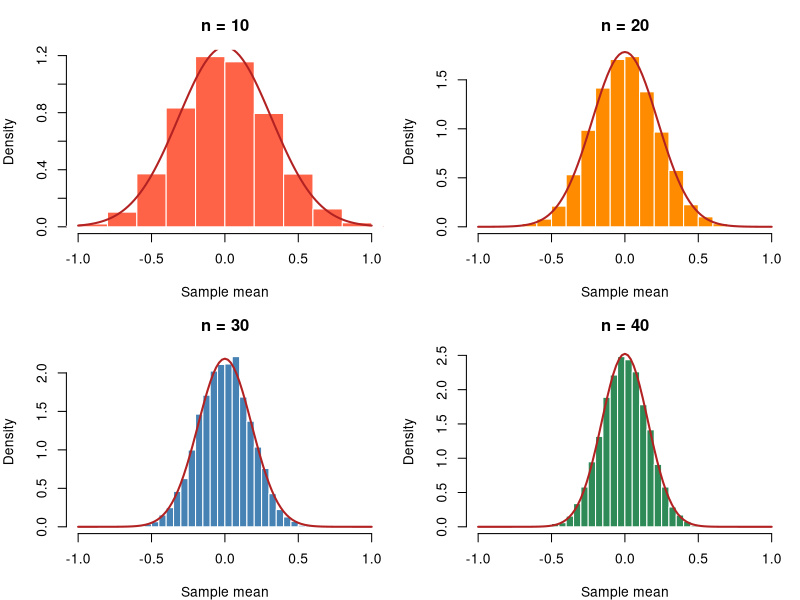
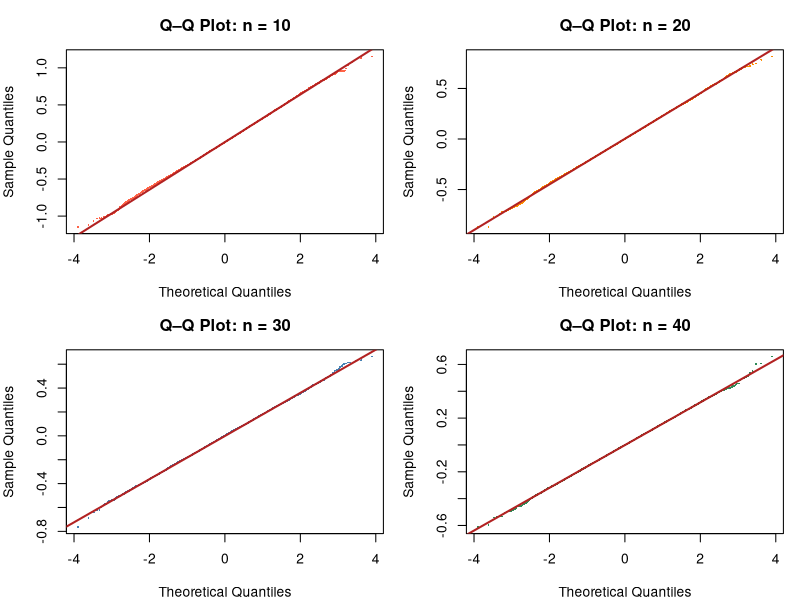
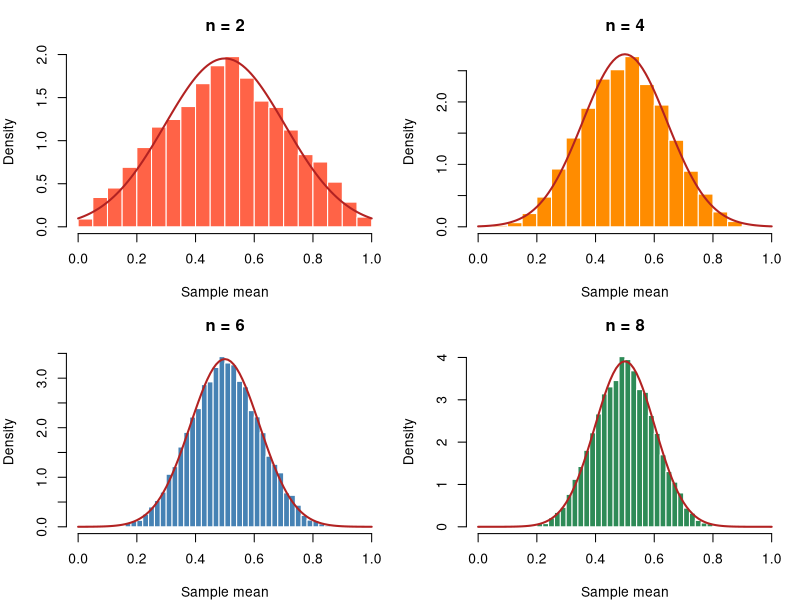
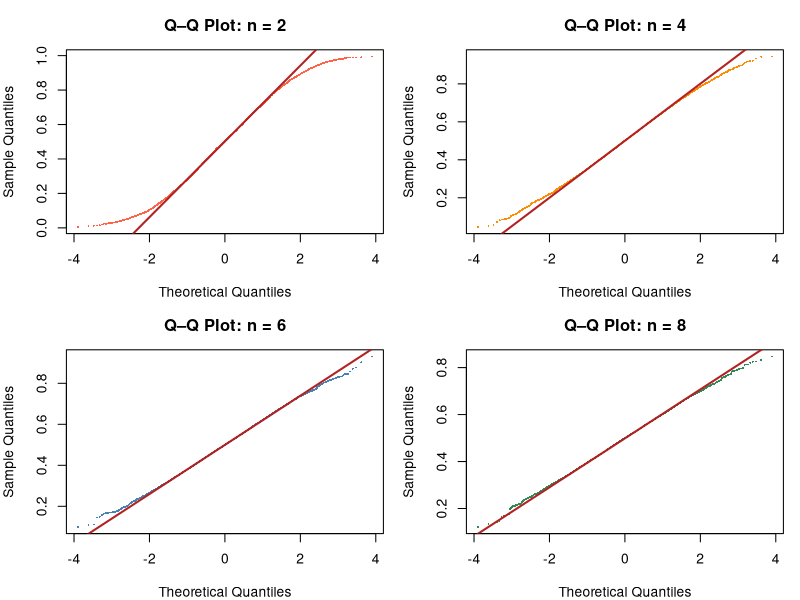
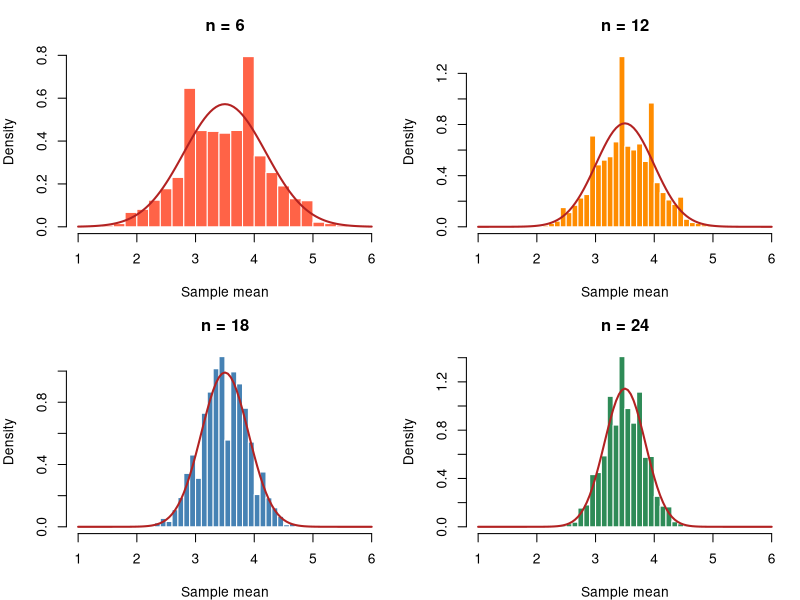
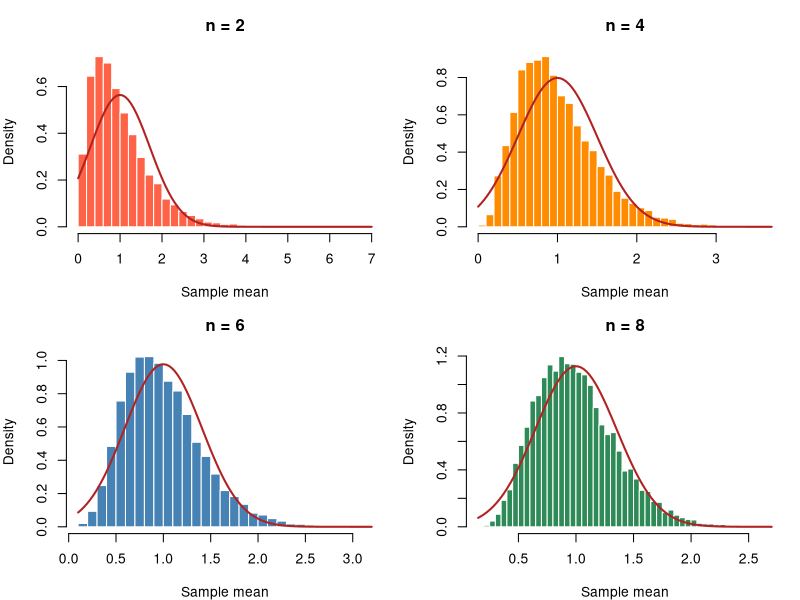
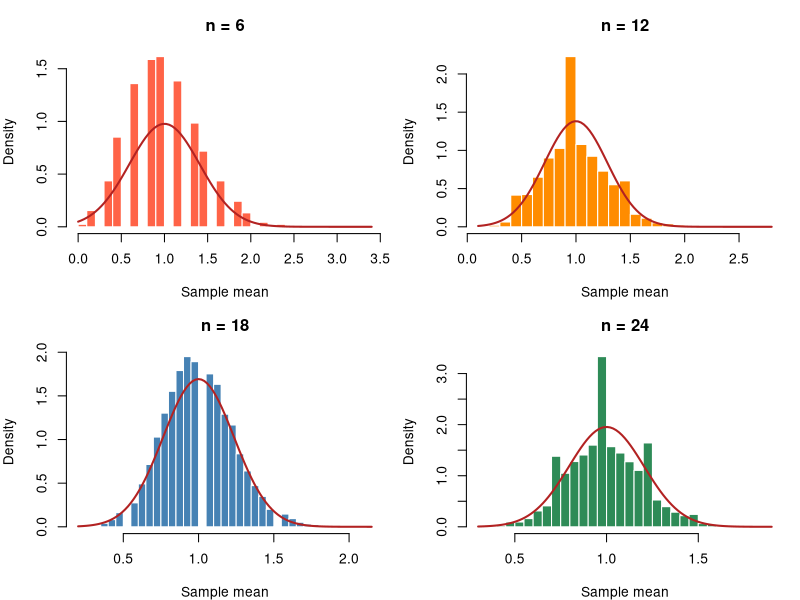
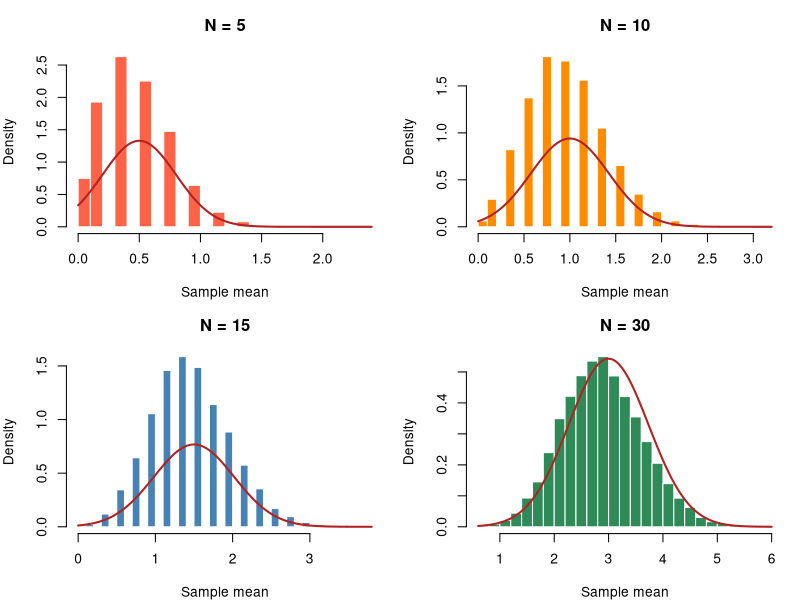

Reproduce these figures in R, in order.
# Project-01 Monte Carlo Simulation
# version 1.0


# 1.) Population: Standard Normal
# Parameters: μ=0, σ=1
# Sample sizes: n = 10, 20, 30, 40
student_id <- 9438
set.seed(student_id)
B <- 10000
means_a <- replicate(B, mean(rnorm(10)))
means_b <- replicate(B, mean(rnorm(20)))
means_c <- replicate(B, mean(rnorm(30)))
means_d <- replicate(B, mean(rnorm(40)))

configs <- list(
  list(dat = means_a, n = 10, col = "tomato"),
  list(dat = means_b, n = 20, col = "darkorange"),
  list(dat = means_c, n = 30, col = "steelblue"),
  list(dat = means_d, n = 40, col = "seagreen")
)
par(mfrow = c(2, 2), mar = c(4, 4, 3, 1))

# Test 1a.) Histograms with theoretical normal curve
for (cfg in configs) {
  hist(cfg$dat, breaks = cfg$n, probability = TRUE,
       col = cfg$col, border = "white",
       main = paste("n =", cfg$n), xlab = "Sample mean",
       xlim = c(-1, 1))
  curve(dnorm(x, mean = 0, sd = 1/sqrt(cfg$n)),
        add = TRUE, col = "firebrick", lwd = 2)
}

# Test 1b.) Normal Q-Q plots
for (cfg in configs) {
  qqnorm(cfg$dat, main = paste("Q–Q Plot: n =", cfg$n),
         col = cfg$col, pch = 16, cex = 0.3)
  qqline(cfg$dat, col = "firebrick", lwd = 2)
}

# Test 1c.) Skewness
skew <- function(x) {
  m3 <- mean((x - mean(x))^3)
  m2 <- mean((x - mean(x))^2)
  m3 / m2^(3/2)
}
data.frame(
  sample_size = c(10, 20, 30, 40),
  skewness = round(sapply(list(means_a, means_b, means_c, means_d), skew), 3)
)

# Test 1d.) Kurtosis
kurt <- function(x) {
  m4 <- mean((x - mean(x))^4)
  m2 <- mean((x - mean(x))^2)
  m4 / m2^2 - 3
}
data.frame(
  sample_size = c(10, 20, 30, 40),
  excess_kurtosis = round(sapply(list(means_a, means_b, means_c, means_d), kurt), 3)
)

# Test 1e.) Shapiro-Wilk Test
set.seed(student_id)
sw <- function(x) {
  result <- shapiro.test(sample(x, 5000))
  c(W = round(result$statistic, 4), p_value = round(result$p.value, 4))
}
sw_results <- do.call(
  rbind,
  lapply(list(means_a, means_b, means_c, means_d), sw)
)
data.frame(sample_size = c(10, 20, 30, 40), sw_results, row.names = NULL)





# 2.) Population: Continuous Uniform
# Parameters: a=0, b=1
# Sample sizes: n = 2, 4, 6, 8
student_id <- 9438
set.seed(student_id)
B <- 10000
a <- 0 # lower (left) bound of x-axis
b <- 1 # upper (right) bound of x-axis
means_a <- replicate(B, mean(runif(2, min=a, max=b)))
means_b <- replicate(B, mean(runif(4, min=a, max=b)))
means_c <- replicate(B, mean(runif(6, min=a, max=b)))
means_d <- replicate(B, mean(runif(8, min=a, max=b)))

configs <- list(
  list(dat = means_a, n = 2, col = "tomato"),
  list(dat = means_b, n = 4, col = "darkorange"),
  list(dat = means_c, n = 6, col = "steelblue"),
  list(dat = means_d, n = 8, col = "seagreen")
)
par(mfrow = c(2, 2), mar = c(4, 4, 3, 1))

# Test 2a.) Histograms with theoretical normal curve
for (cfg in configs) {
  hist(cfg$dat, breaks = 30, probability = TRUE,
       col = cfg$col, border = "white",
       main = paste("n =", cfg$n), xlab = "Sample mean",
       xlim = c(a, b))
  curve(dnorm(x, mean = (a+b)/2, sd = 1/sqrt(12 * cfg$n)),
        add = TRUE, col = "firebrick", lwd = 2)
}

# Test 2b.) Normal Q-Q Plot
for (cfg in configs) {
  qqnorm(cfg$dat, main = paste("Q–Q Plot: n =", cfg$n),
         col = cfg$col, pch = 16, cex = 0.3)
  qqline(cfg$dat, col = "firebrick", lwd = 2)
}

# Test 2c.) Skewness
skew <- function(x) {
  m3 <- mean((x - mean(x))^3)
  m2 <- mean((x - mean(x))^2)
  m3 / m2^(3/2)
}
data.frame(
  sample_size = c(6, 7, 8, 9),
  skewness = round(sapply(list(means_a, means_b, means_c, means_d), skew), 3)
)

# Test 2d.) Kurtosis
kurt <- function(x) {
  m4 <- mean((x - mean(x))^4)
  m2 <- mean((x - mean(x))^2)
  m4 / m2^2 - 3
}
data.frame(
  sample_size = c(6, 7, 8, 9),
  excess_kurtosis = round(sapply(list(means_a, means_b, means_c, means_d), kurt), 3)
)

# Test 2e.) Shapiro-Wilk Test






# 3.) Population: Six-Sided Die (Discrete Uniform Distribution)
# Parameters/assumptions: values=1-6 (equally likely)
# Sample Sizes: n = 6, 12, 18, 24
student_id <- 9438
set.seed(student_id)
B <- 10000
a <- 1
b <- 6
means_a <- replicate(B, mean(sample(1:6, size=6, replace=TRUE)))
means_b <- replicate(B, mean(sample(1:6, size=12, replace=TRUE)))
means_c <- replicate(B, mean(sample(1:6, size=18, replace=TRUE)))
means_d <- replicate(B, mean(sample(1:6, size=24, replace=TRUE)))

configs <- list(
  list(dat = means_a, n = 6, col = "tomato"),
  list(dat = means_b, n = 12, col = "darkorange"),
  list(dat = means_c, n = 18, col = "steelblue"),
  list(dat = means_d, n = 24, col = "seagreen")
)
par(mfrow = c(2, 2), mar = c(4, 4, 3, 1))

# Test 3a.) Histograms with theoretical normal curve
for (cfg in configs) {
  hist(cfg$dat, breaks = 30, probability = TRUE,
       col = cfg$col, border = "white",
       main = paste("n =", cfg$n), xlab = "Sample mean",
       xlim = c(a, b))
  curve(dnorm(x, mean = (a+b)/2, sd = sqrt(
    ((b-a+1)^2 - 1) / (12 * cfg$n)
  )),
        add = TRUE, col = "firebrick", lwd = 2)
}

# Test 3b.) Normal Q-Q Plot
# Test 3c.) Skewness
# Test 3d.) Kurtosis
# Test 3e.) Shapiro-Wilk Test


# 4.) Population: Exponential
# Parameters: λ=1 (mean=1)
# Sample sizes: n = 2, 4, 6, 8
student_id <- 9438
set.seed(student_id)
B <- 10000
lambda <- 1
means_a <- replicate(B, mean(rexp(2, rate=lambda)))
means_b <- replicate(B, mean(rexp(4, rate=lambda)))
means_c <- replicate(B, mean(rexp(6, rate=lambda)))
means_d <- replicate(B, mean(rexp(8, rate=lambda)))

configs <- list(
  list(dat = means_a, n = 2, col = "tomato"),
  list(dat = means_b, n = 4, col = "darkorange"),
  list(dat = means_c, n = 6, col = "steelblue"),
  list(dat = means_d, n = 8, col = "seagreen")
)
par(mfrow = c(2, 2), mar = c(4, 4, 3, 1))

# Test 4a.) Histograms with theoretical normal curve
for (cfg in configs) {
  hist(cfg$dat, breaks = 40, probability = TRUE,
       col = cfg$col, border = "white",
       main = paste("n =", cfg$n), xlab = "Sample mean"
  )
  curve(dnorm(x, mean = 1/lambda, sd = 1/(sqrt(cfg$n)*lambda)),
        add = TRUE, col = "firebrick", lwd = 2)
}

# Test 4b.) Normal Q-Q Plot
# Test 4c.) Skewness
# Test 4d.) Kurtosis
# Test 4e.) Shapiro-Wilk Test


# 5.) Population: Poisson
# Parameter: λ=1
# Sample sizes: n = 6, 12, 18, 24
student_id <- 9438
set.seed(student_id)
B <- 10000
lambda <- 1
means_a <- replicate(B, mean(rpois(6, lambda)))
means_b <- replicate(B, mean(rpois(12, lambda)))
means_c <- replicate(B, mean(rpois(18, lambda)))
means_d <- replicate(B, mean(rpois(24, lambda)))

configs <- list(
  list(dat = means_a, n = 6, col = "tomato"),
  list(dat = means_b, n = 12, col = "darkorange"),
  list(dat = means_c, n = 18, col = "steelblue"),
  list(dat = means_d, n = 24, col = "seagreen")
)
par(mfrow = c(2, 2), mar = c(4, 4, 3, 1))

# Test 5a.) Histograms with theoretical normal curve
for (cfg in configs) {
  hist(cfg$dat, breaks = 30, probability = TRUE,
       col = cfg$col, border = "white",
       main = paste("n =", cfg$n), xlab = "Sample mean"
  )
  curve(dnorm(x, mean = lambda, sd = sqrt(lambda/cfg$n)),
        add = TRUE, col = "firebrick", lwd = 2)
}

# Test 5b.) Normal Q-Q Plot
# Test 5c.) Skewness
# Test 5d.) Kurtosis
# Test 5e.) Sharpiro-Wilk Test





# 6.) Population: Binomial Small
# Parameters: n=5, p=0.10
# Sample sizes (number of independent trials): N = 5, 10, 15, 30
student_id <- 9438
set.seed(student_id)
B <- 10000
n <- 5
p <- 0.10
means_a <- replicate(B, mean(rbinom(n, 5, p)))
means_b <- replicate(B, mean(rbinom(n, 10, p)))
means_c <- replicate(B, mean(rbinom(n, 15, p)))
means_d <- replicate(B, mean(rbinom(n, 30, p)))

configs <- list(
  list(dat = means_a, N = 5, col = "tomato"),
  list(dat = means_b, N = 10, col = "darkorange"),
  list(dat = means_c, N = 15, col = "steelblue"),
  list(dat = means_d, N = 30, col = "seagreen")
)
par(mfrow = c(2, 2), mar = c(4, 4, 3, 1))

# Test 6a.) Histograms with theoretical normal curve
for (cfg in configs) {
  hist(cfg$dat, breaks = 30, probability = TRUE,
       col = cfg$col, border = "white",
       main = paste("N =", cfg$N), xlab = "Sample mean"
  )
  curve(dnorm(x, mean = (cfg$N)*p, sd = sqrt(cfg$N*p*(1-p)/n)),
        add = TRUE, col = "firebrick", lwd = 2)
}

# Test 6b.) Normal Q-Q Plot
# Test 6c.) Skewness
# Test 6d.) Kurtosis
# Test 6e.) Shapiro-Wilk Test





# 7.) Population: Binomial Large
# Parameters: n=20, p=0.50
# Sample sizes (number of independent trials): N = 5, 10, 15, 30
student_id <- 9438
set.seed(student_id)
B <- 10000
n <- 20
p <- 0.50
means_a <- replicate(B, mean(rbinom(n, 5, p)))
means_b <- replicate(B, mean(rbinom(n, 10, p)))
means_c <- replicate(B, mean(rbinom(n, 15, p)))
means_d <- replicate(B, mean(rbinom(n, 30, p)))

configs <- list(
  list(dat = means_a, N = 5, col = "tomato"),
  list(dat = means_b, N = 10, col = "darkorange"),
  list(dat = means_c, N = 15, col = "steelblue"),
  list(dat = means_d, N = 30, col = "seagreen")
)
par(mfrow = c(2, 2), mar = c(4, 4, 3, 1))

# Test 7a.) Histograms with theoretical normal curve
for (cfg in configs) {
  hist(cfg$dat, breaks = 30, probability = TRUE,
       col = cfg$col, border = "white",
       main = paste("N =", cfg$N), xlab = "Sample mean"
  )
  curve(dnorm(x, mean = (cfg$N)*p, sd = sqrt(cfg$N*p*(1-p)/n)),
        add = TRUE, col = "firebrick", lwd = 2)
}

# Test 7b.) Normal Q-Q Plot
# Test 7c.) Skewness
# Test 7d.) Kurtosis
# Test 7e.) Shapiro-Wilk Test





# 8.) Population: Cauchy
# Parameters: Location=0, scale=1
# Sample sizes: n = 5, 10, 15, 30
student_id <- 9438
set.seed(student_id)
B <- 10000
loc <- 0
s <- 1
means_a <- replicate(B, mean(rcauchy(1, loc, s)))
means_b <- replicate(B, mean(rcauchy(2, loc, s)))
means_c <- replicate(B, mean(rcauchy(3, loc, s)))
means_d <- replicate(B, mean(rcauchy(4, loc, s)))

configs <- list(
  list(dat = means_a, n = 1, col = "tomato"),
  list(dat = means_b, n = 2, col = "darkorange"),
  list(dat = means_c, n = 3, col = "steelblue"),
  list(dat = means_d, n = 4, col = "seagreen")
)
par(mfrow = c(2, 2), mar = c(4, 4, 3, 1))

# Test 8a.) Histograms with theoretical normal curve
for (cfg in configs) {
  hist(cfg$dat, breaks = 30, probability = TRUE,
       col = cfg$col, border = "white",
       main = paste("n =", cfg$n), xlab = "Sample mean"
  )
}

# Test 8b.) Normal Q-Q Plot
# Test 8c.) Skewness
# Test 8d.) Kurtosis
# Test 8e.) Shapiro-Wilk Test





# 9.) Population: Dependent Machine Failure (TBD)
# Test 9a.) Histograms with theoretical normal curve
# Test 9b.) Normal Q-Q Plot
# Test 9c.) Skewness
# Test 9d.) Kurtosis
# Test 9e.) Shapiro-Wilk Test





# 10.) Population: Non-identical Bernoulli
# Test 10a.) Histograms with theoretical normal curve
# Test 10b.) Normal Q-Q Plot
# Test 10c.) Skewness
# Test 10d.) Kurtosis
# Test 10e.) Shapiro-Wilk Test





# 11.) Population: Life/Death Population
# Test 11a.) Histograms with theoretical normal curve
# Test 11b.) Normal Q-Q Plot
# Test 11c.) Skewness
# Test 11d.) Kurtosis
# Test 11e.) Shapiro-Wilk Test
